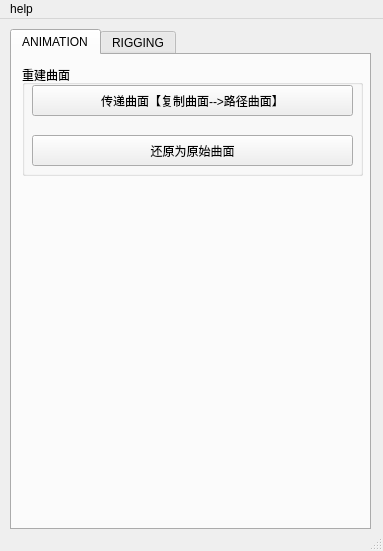
<?xml version="1.0" encoding="UTF-8"?>
<ui version="4.0">
 <class>edo_dragonAnimToolUI</class>
 <widget class="QMainWindow" name="edo_dragonAnimToolUI">
  <property name="geometry">
   <rect>
    <x>0</x>
    <y>0</y>
    <width>383</width>
    <height>551</height>
   </rect>
  </property>
  <property name="windowTitle">
   <string>MainWindow</string>
  </property>
  <widget class="QWidget" name="centralwidget">
   <widget class="QTabWidget" name="edo_dragonAnimToolUI_tab">
    <property name="geometry">
     <rect>
      <x>10</x>
      <y>10</y>
      <width>361</width>
      <height>501</height>
     </rect>
    </property>
    <property name="currentIndex">
     <number>0</number>
    </property>
    <widget class="QWidget" name="ANIMATION">
     <attribute name="title">
      <string>ANIMATION</string>
     </attribute>
     <widget class="QGroupBox" name="edo_dragonAnimToolUI_tab1_group1">
      <property name="geometry">
       <rect>
        <x>10</x>
        <y>10</y>
        <width>341</width>
        <height>111</height>
       </rect>
      </property>
      <property name="title">
       <string>重建曲面</string>
      </property>
      <widget class="QPushButton" name="edo_dragonAnimToolUI_tab1_group1_bt1">
       <property name="geometry">
        <rect>
         <x>10</x>
         <y>20</y>
         <width>321</width>
         <height>31</height>
        </rect>
       </property>
       <property name="text">
        <string>传递曲面【复制曲面--&gt;路径曲面】</string>
       </property>
      </widget>
      <widget class="QPushButton" name="edo_dragonAnimToolUI_tab1_group1_bt2">
       <property name="geometry">
        <rect>
         <x>10</x>
         <y>70</y>
         <width>321</width>
         <height>31</height>
        </rect>
       </property>
       <property name="text">
        <string>还原为原始曲面</string>
       </property>
      </widget>
     </widget>
    </widget>
    <widget class="QWidget" name="RIGGING">
     <attribute name="title">
      <string>RIGGING</string>
     </attribute>
     <widget class="QPushButton" name="edo_dragonAnimToolUI_tab2_group1_bt1">
      <property name="geometry">
       <rect>
        <x>10</x>
        <y>12</y>
        <width>331</width>
        <height>41</height>
       </rect>
      </property>
      <property name="text">
       <string>选择骨骼和曲面,生成无翻转线性IK</string>
      </property>
     </widget>
     <widget class="QPushButton" name="edo_dragonAnimToolUI_tab2_group1_bt2">
      <property name="geometry">
       <rect>
        <x>10</x>
        <y>60</y>
        <width>331</width>
        <height>41</height>
       </rect>
      </property>
      <property name="text">
       <string>添加曲面控制器</string>
      </property>
     </widget>
    </widget>
   </widget>
  </widget>
  <widget class="QMenuBar" name="menubar">
   <property name="geometry">
    <rect>
     <x>0</x>
     <y>0</y>
     <width>383</width>
     <height>18</height>
    </rect>
   </property>
   <widget class="QMenu" name="menuHelp">
    <property name="title">
     <string>help</string>
    </property>
    <addaction name="actionHow_to_use"/>
    <addaction name="actionAboat_me"/>
   </widget>
   <addaction name="menuHelp"/>
  </widget>
  <widget class="QStatusBar" name="statusbar"/>
  <action name="actionHow_to_use">
   <property name="text">
    <string>how_to_use</string>
   </property>
  </action>
  <action name="actionAboat_me">
   <property name="text">
    <string>aboat_me</string>
   </property>
  </action>
 </widget>
 <resources/>
 <connections/>
</ui>
